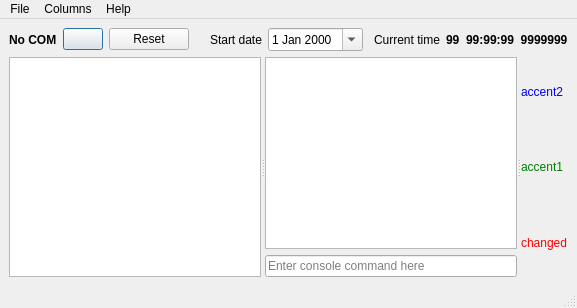
<?xml version="1.0" encoding="UTF-8"?>
<ui version="4.0">
 <class>MainWindow</class>
 <widget class="QMainWindow" name="MainWindow">
  <property name="windowTitle">
   <string>Mesh Console</string>
  </property>
  <property name="windowIcon">
   <iconset>
    <normaloff>images/icon.png</normaloff>images/icon.png</iconset>
  </property>
  <widget class="QWidget" name="mainWidget">
   <layout class="QVBoxLayout" name="mainLayout">
    <item>
     <layout class="QHBoxLayout" name="controlLayout">
      <item>
       <widget class="PortLabel" name="portLabel">
        <property name="styleSheet">
         <string notr="true">font-weight: bold</string>
        </property>
        <property name="text">
         <string>No COM</string>
        </property>
       </widget>
      </item>
      <item>
       <widget class="PauseButton" name="pauseButton">
        <property name="toolTip">
         <string>Pause</string>
        </property>
        <property name="statusTip">
         <string>Pause</string>
        </property>
        <property name="icon">
         <iconset>
          <normaloff>images/pause.png</normaloff>
          <normalon>images/play.png</normalon>images/pause.png</iconset>
        </property>
        <property name="checkable">
         <bool>true</bool>
        </property>
        <property name="default">
         <bool>true</bool>
        </property>
       </widget>
      </item>
      <item>
       <widget class="ResetButton" name="resetButton">
        <property name="toolTip">
         <string>Reset</string>
        </property>
        <property name="statusTip">
         <string>Reset</string>
        </property>
        <property name="text">
         <string>Reset</string>
        </property>
       </widget>
      </item>
      <item>
       <spacer name="horizontalSpacer">
        <property name="orientation">
         <enum>Qt::Horizontal</enum>
        </property>
        <property name="sizeHint" stdset="0">
         <size>
          <width>0</width>
          <height>0</height>
         </size>
        </property>
       </spacer>
      </item>
      <item>
       <widget class="QLabel" name="startDateLabel">
        <property name="text">
         <string>Start date</string>
        </property>
        <property name="indent">
         <number>5</number>
        </property>
       </widget>
      </item>
      <item>
       <widget class="StartDateEdit" name="startDateEdit">
        <property name="keyboardTracking">
         <bool>false</bool>
        </property>
        <property name="calendarPopup">
         <bool>true</bool>
        </property>
       </widget>
      </item>
      <item>
       <widget class="QLabel" name="timeLabel">
        <property name="text">
         <string>Current time</string>
        </property>
        <property name="indent">
         <number>5</number>
        </property>
       </widget>
      </item>
      <item>
       <widget class="DateTimeValueLabel" name="dateTimeValueLabel">
        <property name="font">
         <font>
          <weight>75</weight>
          <bold>true</bold>
         </font>
        </property>
        <property name="toolTip">
         <string>Time</string>
        </property>
        <property name="statusTip">
         <string>Time</string>
        </property>
        <property name="text">
         <string>99  99:99:99  9999999</string>
        </property>
       </widget>
      </item>
     </layout>
    </item>
    <item>
     <widget class="QSplitter" name="splitter">
      <property name="sizePolicy">
       <sizepolicy hsizetype="Expanding" vsizetype="Expanding">
        <horstretch>0</horstretch>
        <verstretch>0</verstretch>
       </sizepolicy>
      </property>
      <widget class="DevicesTableView" name="devicesTableView">
       <property name="palette">
        <palette>
         <active>
          <colorrole role="Highlight">
           <brush brushstyle="SolidPattern">
            <color alpha="255">
             <red>255</red>
             <green>210</green>
             <blue>210</blue>
            </color>
           </brush>
          </colorrole>
         </active>
         <inactive>
          <colorrole role="Highlight">
           <brush brushstyle="SolidPattern">
            <color alpha="255">
             <red>255</red>
             <green>210</green>
             <blue>210</blue>
            </color>
           </brush>
          </colorrole>
         </inactive>
         <disabled>
          <colorrole role="Highlight">
           <brush brushstyle="SolidPattern">
            <color alpha="255">
             <red>51</red>
             <green>153</green>
             <blue>255</blue>
            </color>
           </brush>
          </colorrole>
         </disabled>
        </palette>
       </property>
       <property name="font">
        <font>
         <pointsize>7</pointsize>
        </font>
       </property>
       <property name="alternatingRowColors">
        <bool>true</bool>
       </property>
       <property name="selectionBehavior">
        <enum>QAbstractItemView::SelectRows</enum>
       </property>
       <property name="sortingEnabled">
        <bool>true</bool>
       </property>
      </widget>
      <widget class="QWidget" name="logTextEditWidget">
       <layout class="QVBoxLayout" name="logTextEditLayout">
        <item>
         <widget class="QPlainTextEdit" name="logTextEdit">
          <property name="font">
           <font>
            <family>Courier New</family>
            <pointsize>7</pointsize>
            <italic>false</italic>
           </font>
          </property>
          <property name="lineWrapMode">
           <enum>QPlainTextEdit::NoWrap</enum>
          </property>
          <property name="readOnly">
           <bool>true</bool>
          </property>
         </widget>
        </item>
        <item>
         <widget class="ConsoleEdit" name="consoleEdit">
          <property name="toolTip">
           <string>Enter console commands here</string>
          </property>
          <property name="statusTip">
           <string>Enter console commands here</string>
          </property>
          <property name="placeholderText">
           <string>Enter console command here</string>
          </property>
         </widget>
        </item>
       </layout>
      </widget>
      <widget class="QWidget" name="sampleWidget" native="true">
       <layout class="QVBoxLayout" name="sampleLayout">
        <item>
         <widget class="QLabel" name="deviceTableViewAccentSample2">
          <property name="palette">
           <palette>
            <active>
             <colorrole role="WindowText">
              <brush brushstyle="SolidPattern">
               <color alpha="255">
                <red>0</red>
                <green>0</green>
                <blue>255</blue>
               </color>
              </brush>
             </colorrole>
            </active>
            <inactive>
             <colorrole role="WindowText">
              <brush brushstyle="SolidPattern">
               <color alpha="255">
                <red>0</red>
                <green>0</green>
                <blue>255</blue>
               </color>
              </brush>
             </colorrole>
            </inactive>
            <disabled>
             <colorrole role="WindowText">
              <brush brushstyle="SolidPattern">
               <color alpha="255">
                <red>120</red>
                <green>120</green>
                <blue>120</blue>
               </color>
              </brush>
             </colorrole>
            </disabled>
           </palette>
          </property>
          <property name="text">
           <string>accent2</string>
          </property>
         </widget>
        </item>
        <item>
         <widget class="QLabel" name="deviceTableViewAccentSample1">
          <property name="palette">
           <palette>
            <active>
             <colorrole role="WindowText">
              <brush brushstyle="SolidPattern">
               <color alpha="255">
                <red>0</red>
                <green>128</green>
                <blue>0</blue>
               </color>
              </brush>
             </colorrole>
            </active>
            <inactive>
             <colorrole role="WindowText">
              <brush brushstyle="SolidPattern">
               <color alpha="255">
                <red>0</red>
                <green>128</green>
                <blue>0</blue>
               </color>
              </brush>
             </colorrole>
            </inactive>
            <disabled>
             <colorrole role="WindowText">
              <brush brushstyle="SolidPattern">
               <color alpha="255">
                <red>120</red>
                <green>120</green>
                <blue>120</blue>
               </color>
              </brush>
             </colorrole>
            </disabled>
           </palette>
          </property>
          <property name="text">
           <string>accent1</string>
          </property>
         </widget>
        </item>
        <item>
         <widget class="QLabel" name="deviceTableViewChangedSample">
          <property name="palette">
           <palette>
            <active>
             <colorrole role="WindowText">
              <brush brushstyle="SolidPattern">
               <color alpha="255">
                <red>255</red>
                <green>0</green>
                <blue>0</blue>
               </color>
              </brush>
             </colorrole>
            </active>
            <inactive>
             <colorrole role="WindowText">
              <brush brushstyle="SolidPattern">
               <color alpha="255">
                <red>255</red>
                <green>0</green>
                <blue>0</blue>
               </color>
              </brush>
             </colorrole>
            </inactive>
            <disabled>
             <colorrole role="WindowText">
              <brush brushstyle="SolidPattern">
               <color alpha="255">
                <red>120</red>
                <green>120</green>
                <blue>120</blue>
               </color>
              </brush>
             </colorrole>
            </disabled>
           </palette>
          </property>
          <property name="text">
           <string>changed</string>
          </property>
         </widget>
        </item>
       </layout>
      </widget>
     </widget>
    </item>
   </layout>
  </widget>
  <widget class="QMenuBar" name="menuBar">
   <property name="geometry">
    <rect>
     <x>0</x>
     <y>0</y>
     <width>589</width>
     <height>21</height>
    </rect>
   </property>
   <widget class="QMenu" name="fileMenu">
    <property name="title">
     <string>File</string>
    </property>
    <addaction name="separator"/>
    <addaction name="separator"/>
    <addaction name="quitAction"/>
   </widget>
   <widget class="QMenu" name="columnsMenu">
    <property name="title">
     <string>Columns</string>
    </property>
   </widget>
   <widget class="QMenu" name="menuHelp">
    <property name="title">
     <string>Help</string>
    </property>
    <addaction name="aboutAction"/>
   </widget>
   <addaction name="fileMenu"/>
   <addaction name="columnsMenu"/>
   <addaction name="menuHelp"/>
  </widget>
  <widget class="QStatusBar" name="statusBar"/>
  <action name="quitAction">
   <property name="text">
    <string>Quit</string>
   </property>
   <property name="statusTip">
    <string>Quit</string>
   </property>
  </action>
  <action name="aboutAction">
   <property name="text">
    <string>About</string>
   </property>
  </action>
 </widget>
 <customwidgets>
  <customwidget>
   <class>DevicesTableView</class>
   <extends>QTableView</extends>
   <header>MeshView</header>
  </customwidget>
  <customwidget>
   <class>ResetButton</class>
   <extends>QPushButton</extends>
   <header>MeshConsole</header>
  </customwidget>
  <customwidget>
   <class>PortLabel</class>
   <extends>QLabel</extends>
   <header>MeshConsole</header>
  </customwidget>
  <customwidget>
   <class>DateTimeValueLabel</class>
   <extends>QLabel</extends>
   <header>MeshConsole</header>
  </customwidget>
  <customwidget>
   <class>StartDateEdit</class>
   <extends>QDateEdit</extends>
   <header>MeshConsole</header>
  </customwidget>
  <customwidget>
   <class>ConsoleEdit</class>
   <extends>QLineEdit</extends>
   <header>MeshConsole</header>
  </customwidget>
  <customwidget>
   <class>PauseButton</class>
   <extends>QPushButton</extends>
   <header>MeshConsole</header>
  </customwidget>
 </customwidgets>
 <resources/>
 <connections>
  <connection>
   <sender>quitAction</sender>
   <signal>triggered()</signal>
   <receiver>MainWindow</receiver>
   <slot>close()</slot>
   <hints>
    <hint type="sourcelabel">
     <x>-1</x>
     <y>-1</y>
    </hint>
    <hint type="destinationlabel">
     <x>20</x>
     <y>20</y>
    </hint>
   </hints>
  </connection>
 </connections>
</ui>
